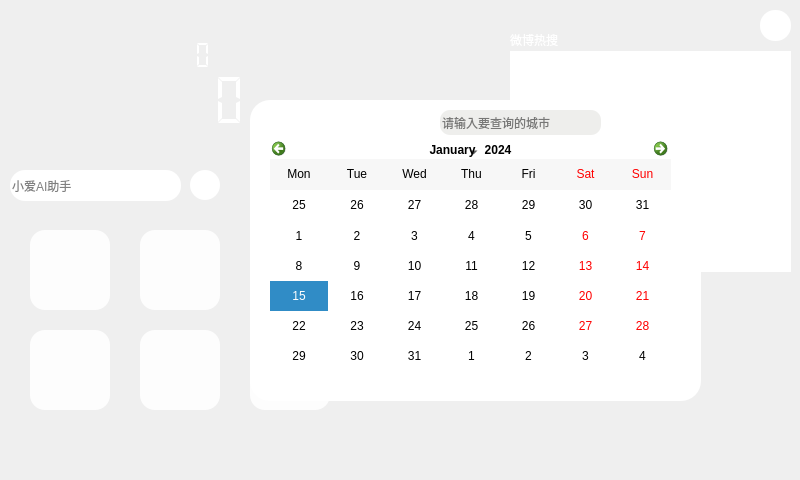
<?xml version="1.0" encoding="UTF-8"?>
<ui version="4.0">
 <class>CONTROL</class>
 <widget class="QMainWindow" name="CONTROL">
  <property name="geometry">
   <rect>
    <x>0</x>
    <y>0</y>
    <width>800</width>
    <height>480</height>
   </rect>
  </property>
  <property name="windowTitle">
   <string>MainWindow</string>
  </property>
  <property name="styleSheet">
   <string notr="true"/>
  </property>
  <widget class="QWidget" name="centralwidget">
   <property name="tabletTracking">
    <bool>false</bool>
   </property>
   <property name="styleSheet">
    <string notr="true"/>
   </property>
   <widget class="QLabel" name="label">
    <property name="geometry">
     <rect>
      <x>480</x>
      <y>210</y>
      <width>321</width>
      <height>271</height>
     </rect>
    </property>
    <property name="styleSheet">
     <string notr="true">image: url(:/background/image/3.png);</string>
    </property>
    <property name="text">
     <string/>
    </property>
   </widget>
   <widget class="QWidget" name="widgettime" native="true">
    <property name="geometry">
     <rect>
      <x>0</x>
      <y>0</y>
      <width>271</width>
      <height>161</height>
     </rect>
    </property>
    <property name="styleSheet">
     <string notr="true">#widgettime{border-image: url(:/background/image/2.png);}</string>
    </property>
    <widget class="QLCDNumber" name="lcdNumber">
     <property name="geometry">
      <rect>
       <x>20</x>
       <y>70</y>
       <width>231</width>
       <height>61</height>
      </rect>
     </property>
     <property name="styleSheet">
      <string notr="true">border:none;
color: rgb(255, 255, 255);
background-color: rgba(255, 255, 255,0);</string>
     </property>
     <property name="frameShape">
      <enum>QFrame::NoFrame</enum>
     </property>
     <property name="smallDecimalPoint">
      <bool>false</bool>
     </property>
     <property name="digitCount">
      <number>8</number>
     </property>
     <property name="mode">
      <enum>QLCDNumber::Dec</enum>
     </property>
     <property name="segmentStyle">
      <enum>QLCDNumber::Flat</enum>
     </property>
    </widget>
    <widget class="QLCDNumber" name="datelcdNumber">
     <property name="geometry">
      <rect>
       <x>20</x>
       <y>40</y>
       <width>241</width>
       <height>31</height>
      </rect>
     </property>
     <property name="font">
      <font>
       <weight>50</weight>
       <italic>false</italic>
       <bold>false</bold>
      </font>
     </property>
     <property name="styleSheet">
      <string notr="true">border:none;
color: rgb(255, 255, 255);
background-color: rgba(255, 255, 255,0);</string>
     </property>
     <property name="frameShape">
      <enum>QFrame::NoFrame</enum>
     </property>
     <property name="smallDecimalPoint">
      <bool>false</bool>
     </property>
     <property name="digitCount">
      <number>10</number>
     </property>
     <property name="segmentStyle">
      <enum>QLCDNumber::Flat</enum>
     </property>
    </widget>
   </widget>
   <widget class="QLabel" name="weathericonlabel">
    <property name="geometry">
     <rect>
      <x>430</x>
      <y>40</y>
      <width>71</width>
      <height>54</height>
     </rect>
    </property>
    <property name="text">
     <string/>
    </property>
   </widget>
   <widget class="QLabel" name="weatherlabel">
    <property name="geometry">
     <rect>
      <x>310</x>
      <y>100</y>
      <width>191</width>
      <height>31</height>
     </rect>
    </property>
    <property name="font">
     <font>
      <pointsize>12</pointsize>
     </font>
    </property>
    <property name="styleSheet">
     <string notr="true">color: rgb(255, 255, 255);</string>
    </property>
    <property name="text">
     <string/>
    </property>
   </widget>
   <widget class="QWidget" name="layoutWidget">
    <property name="geometry">
     <rect>
      <x>20</x>
      <y>220</y>
      <width>320</width>
      <height>201</height>
     </rect>
    </property>
    <layout class="QGridLayout" name="gridLayout">
     <property name="leftMargin">
      <number>10</number>
     </property>
     <property name="topMargin">
      <number>10</number>
     </property>
     <property name="rightMargin">
      <number>10</number>
     </property>
     <property name="bottomMargin">
      <number>10</number>
     </property>
     <property name="horizontalSpacing">
      <number>30</number>
     </property>
     <property name="verticalSpacing">
      <number>20</number>
     </property>
     <item row="0" column="1">
      <widget class="QPushButton" name="photoButton">
       <property name="minimumSize">
        <size>
         <width>80</width>
         <height>80</height>
        </size>
       </property>
       <property name="styleSheet">
        <string notr="true">image: url(:/icon/image/iocn/f.png);
border:0px;
background-color: rgba(255, 255, 255,0.9);
border-radius:15px;</string>
       </property>
       <property name="text">
        <string/>
       </property>
      </widget>
     </item>
     <item row="1" column="2">
      <widget class="QPushButton" name="calendarButton">
       <property name="minimumSize">
        <size>
         <width>80</width>
         <height>80</height>
        </size>
       </property>
       <property name="styleSheet">
        <string notr="true">image: url(:/icon/image/iocn/r.png);
border:0px;
background-color: rgba(255, 255, 255,0.9);
border-radius:15px;</string>
       </property>
       <property name="text">
        <string/>
       </property>
      </widget>
     </item>
     <item row="1" column="0">
      <widget class="QPushButton" name="adminButton">
       <property name="minimumSize">
        <size>
         <width>80</width>
         <height>80</height>
        </size>
       </property>
       <property name="styleSheet">
        <string notr="true">image: url(:/icon/image/iocn/a.png);
border:0px;
background-color: rgba(255, 255, 255,0.9);
border-radius:15px;</string>
       </property>
       <property name="text">
        <string/>
       </property>
      </widget>
     </item>
     <item row="0" column="2">
      <widget class="QPushButton" name="controlButton">
       <property name="minimumSize">
        <size>
         <width>80</width>
         <height>80</height>
        </size>
       </property>
       <property name="styleSheet">
        <string notr="true">image: url(:/icon/image/iocn/z.png);
border:0px;
background-color: rgba(255, 255, 255,0.9);
border-radius:15px;</string>
       </property>
       <property name="text">
        <string/>
       </property>
      </widget>
     </item>
     <item row="0" column="0">
      <widget class="QPushButton" name="cameraButton">
       <property name="minimumSize">
        <size>
         <width>80</width>
         <height>80</height>
        </size>
       </property>
       <property name="styleSheet">
        <string notr="true">image: url(:/icon/image/iocn/x.png);
border:0px;
background-color: rgba(255, 255, 255,0.9);
border-radius:15px;</string>
       </property>
       <property name="text">
        <string/>
       </property>
      </widget>
     </item>
     <item row="1" column="1">
      <widget class="QPushButton" name="musicButton">
       <property name="minimumSize">
        <size>
         <width>80</width>
         <height>80</height>
        </size>
       </property>
       <property name="styleSheet">
        <string notr="true">image: url(:/icon/image/iocn/y.png);
border:0px;
background-color: rgba(255, 255, 255,0.9);
border-radius:15px;</string>
       </property>
       <property name="text">
        <string/>
       </property>
      </widget>
     </item>
    </layout>
   </widget>
   <widget class="QWidget" name="calendwidget" native="true">
    <property name="geometry">
     <rect>
      <x>250</x>
      <y>100</y>
      <width>451</width>
      <height>301</height>
     </rect>
    </property>
    <property name="styleSheet">
     <string notr="true">border-radius:20px;
background-color: rgb(255, 255, 255);</string>
    </property>
    <widget class="QCalendarWidget" name="calendarWidget">
     <property name="geometry">
      <rect>
       <x>20</x>
       <y>40</y>
       <width>401</width>
       <height>231</height>
      </rect>
     </property>
     <property name="styleSheet">
      <string notr="true">color: rgb(0, 0, 0);
font: 11pt &quot;Ubuntu&quot;;</string>
     </property>
     <property name="gridVisible">
      <bool>false</bool>
     </property>
     <property name="selectionMode">
      <enum>QCalendarWidget::SingleSelection</enum>
     </property>
     <property name="horizontalHeaderFormat">
      <enum>QCalendarWidget::ShortDayNames</enum>
     </property>
     <property name="verticalHeaderFormat">
      <enum>QCalendarWidget::NoVerticalHeader</enum>
     </property>
    </widget>
    <widget class="QPushButton" name="clearButton">
     <property name="geometry">
      <rect>
       <x>410</x>
       <y>10</y>
       <width>31</width>
       <height>23</height>
      </rect>
     </property>
     <property name="styleSheet">
      <string notr="true">image: url(:/icon/image/iocn/close.png);
border:none;</string>
     </property>
     <property name="text">
      <string/>
     </property>
    </widget>
    <widget class="QLineEdit" name="citylineEdit">
     <property name="geometry">
      <rect>
       <x>190</x>
       <y>10</y>
       <width>161</width>
       <height>25</height>
      </rect>
     </property>
     <property name="styleSheet">
      <string notr="true">border: 2px;
border-radius:10px;
background-color: rgb(238, 238, 236);</string>
     </property>
     <property name="placeholderText">
      <string>请输入要查询的城市</string>
     </property>
    </widget>
    <widget class="QPushButton" name="weatherButton">
     <property name="geometry">
      <rect>
       <x>360</x>
       <y>10</y>
       <width>31</width>
       <height>25</height>
      </rect>
     </property>
     <property name="styleSheet">
      <string notr="true">image: url(:/icon/image/iocn/sou.png);
border:none;</string>
     </property>
     <property name="text">
      <string/>
     </property>
    </widget>
   </widget>
   <widget class="QPushButton" name="pushButton">
    <property name="geometry">
     <rect>
      <x>760</x>
      <y>10</y>
      <width>31</width>
      <height>31</height>
     </rect>
    </property>
    <property name="styleSheet">
     <string notr="true">background-color: rgb(255, 255, 255);
image: url(:/icon/image/iocn/quit.png);
border-radius:15px</string>
    </property>
    <property name="text">
     <string/>
    </property>
   </widget>
   <widget class="QListView" name="hotlistView">
    <property name="geometry">
     <rect>
      <x>510</x>
      <y>51</y>
      <width>281</width>
      <height>221</height>
     </rect>
    </property>
    <property name="styleSheet">
     <string notr="true">border-radius:30px;</string>
    </property>
   </widget>
   <widget class="QLabel" name="label_2">
    <property name="geometry">
     <rect>
      <x>510</x>
      <y>29</y>
      <width>71</width>
      <height>21</height>
     </rect>
    </property>
    <property name="styleSheet">
     <string notr="true">color: rgb(255, 255, 255);</string>
    </property>
    <property name="text">
     <string>微博热搜</string>
    </property>
   </widget>
   <widget class="QLineEdit" name="ailineEdit">
    <property name="geometry">
     <rect>
      <x>10</x>
      <y>170</y>
      <width>171</width>
      <height>31</height>
     </rect>
    </property>
    <property name="styleSheet">
     <string notr="true">border-color: rgb(114, 159, 207);
border-radius:15px;
border:2px;</string>
    </property>
    <property name="placeholderText">
     <string>小爱AI助手</string>
    </property>
   </widget>
   <widget class="QPushButton" name="aipushButton">
    <property name="geometry">
     <rect>
      <x>190</x>
      <y>170</y>
      <width>30</width>
      <height>30</height>
     </rect>
    </property>
    <property name="styleSheet">
     <string notr="true">image: url(:/icon/image/iocn/send.png);
background-color: rgb(255, 255, 255);
border-radius:15px;</string>
    </property>
    <property name="text">
     <string/>
    </property>
   </widget>
   <widget class="QLabel" name="ailabel">
    <property name="geometry">
     <rect>
      <x>280</x>
      <y>10</y>
      <width>441</width>
      <height>21</height>
     </rect>
    </property>
    <property name="styleSheet">
     <string notr="true">color: rgb(255, 255, 255);</string>
    </property>
    <property name="text">
     <string/>
    </property>
    <property name="alignment">
     <set>Qt::AlignLeading|Qt::AlignLeft|Qt::AlignVCenter</set>
    </property>
   </widget>
   <zorder>label</zorder>
   <zorder>widgettime</zorder>
   <zorder>weathericonlabel</zorder>
   <zorder>weatherlabel</zorder>
   <zorder>layoutWidget</zorder>
   <zorder>pushButton</zorder>
   <zorder>hotlistView</zorder>
   <zorder>label_2</zorder>
   <zorder>ailineEdit</zorder>
   <zorder>aipushButton</zorder>
   <zorder>ailabel</zorder>
   <zorder>calendwidget</zorder>
  </widget>
 </widget>
 <resources/>
 <connections/>
</ui>
